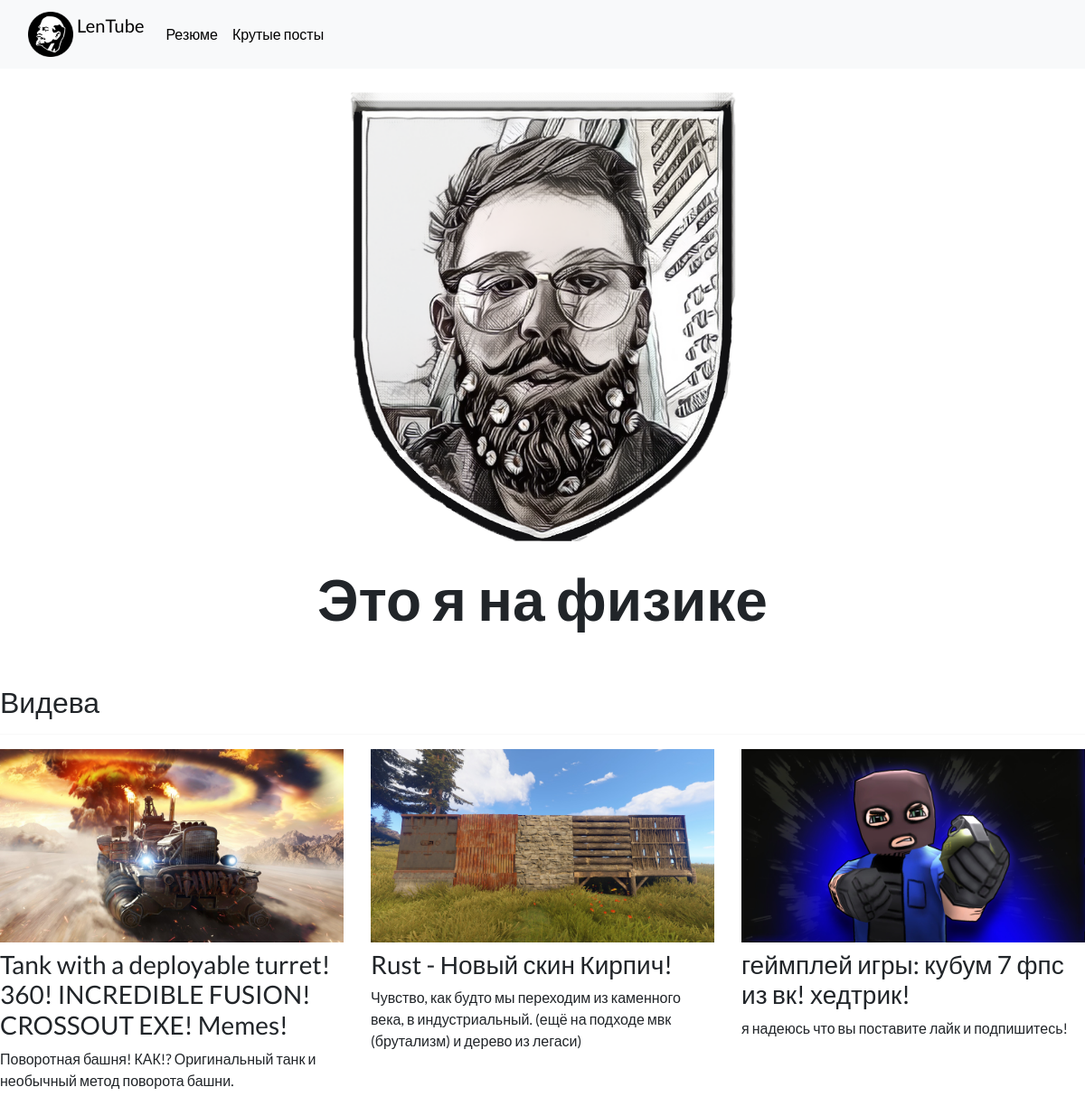
The page / on the database its author committed.
### portfolio/models.py (models this page shows, shortened)
class Project(models.Model):
    title = models.CharField(max_length=100)
    description = models.CharField(max_length=250)
    image = models.ImageField(upload_to='portfolio/images/')
    url = models.URLField(blank=True)

### portfolio/views.py (the view)
# urls.py: 2. Add a URL to urlpatterns:  path('', views.home, name='home')
def home(request):
    projects = Project.objects.all()
    return render(request, 'HtmlScripts/home.html', {'projects':projects})

### portfolio/templates/HtmlScripts/home.html
{% extends 'HtmlScripts/base.html' %}
{% block content %}
{% load static %}
<div class="row justify-content-center my-3">
  <div class="col-5">
      <img src="{% static 'portfolio/logo.png' %}" class="img-fluid">
  </div>
</div>
<div class="row justify-content-center mb-3">
  <div class="col-md-9 text-center">
    <h1 id="hometext" class="font-weight-bold">Это я на физике</h1>
  </div>
</div>
<h2 class="mt-5">Видева</h2>
<hr>
<div class="row">
  {% for project in projects %}
  <div class="col-lg-4 col-md-6">
    {% if project.url %}
    <a href="{{ project.url }}">
      <img src="{{ project.image.url }}" class="img-fluid mb-2">
    </a>
    {% else %}
    <img src="{{ project.image.url }}" class="img-fluid mb-2">
    {% endif %}
    <h3>{{ project.title }}</h3>
    <p>{{ project.description }}</p>
  </div>
  {% endfor %}
</div>
{% endblock %}

### portfolio/templates/HtmlScripts/base.html (shortened to what this page needs)
{% load static %}
<!doctype html>
<html lang="en">
  <head>
    <link href="https://cdn.jsdelivr.net/npm/bootstrap@5.3.0/dist/css/bootstrap.min.css" rel="stylesheet">
      <link rel="stylesheet" href="https://stackpath.bootstrapcdn.com/bootstrap/4.4.1/css/bootstrap.min.css">
  <link rel="stylesheet" href="{% static "portfolio/custom.css" %}">
  </head>
  <body>
  <nav class="navbar navbar-expand-lg bg-body-tertiary">
  <div class="container-fluid">
    <a class="navbar-brand" href="{% url 'home' %}">
       <img src="{% static 'portfolio/Logo2.png' %}" width="50" height="50" class="d-inline-block align-top" alt="Nick's Logo">
        <span>LenTube</span>
      </a>
    <div class="collapse navbar-collapse text-center" id="navbarSupportedContent">
      <ul class="navbar-nav me-auto mb-2 mb-lg-0">
        <li class="nav-item">
          <a class="nav-link active" aria-current="page" href="{% static 'portfolio/Resume.pdf' %}">Резюме</a>
        </li>
        <li class="nav-item">
          <a class="nav-link" href="{% url 'blog:all_blogs' %}">Крутые посты</a>
      </ul>
    </div>
  </div>
</nav>
  {% block content %}{% endblock %}
  </body>
</html>

### portfolio/static/portfolio/custom.css (style rules this page uses)
.navbar-nav .nav-link { color: rgba(0,0,0,1) !important; }
body { font-family: 'Lato', sans-serif; }
@media (min-width: 992px) { #hometext { font-size: 4rem; } }

### rows shown on the page
Project: image (picture), title "Tank with a deployable turret! 360! INCREDIBLE FUSION! CROSSOUT EXE! Memes!", description "Поворотная башня! КАК!? Оригинальный танк и необычный метод поворота башни."
Project: image (picture), title "Rust - Новый скин Кирпич!", description "Чувство, как будто мы переходим из каменного века, в индустриальный. (ещё на подходе мвк (брутализм) и дерево из легаси)"
Project: image (picture), title "геймплей игры: кубум 7 фпс из вк! хедтрик!", description "я надеюсь что вы поставите лайк и подпишитесь!"
